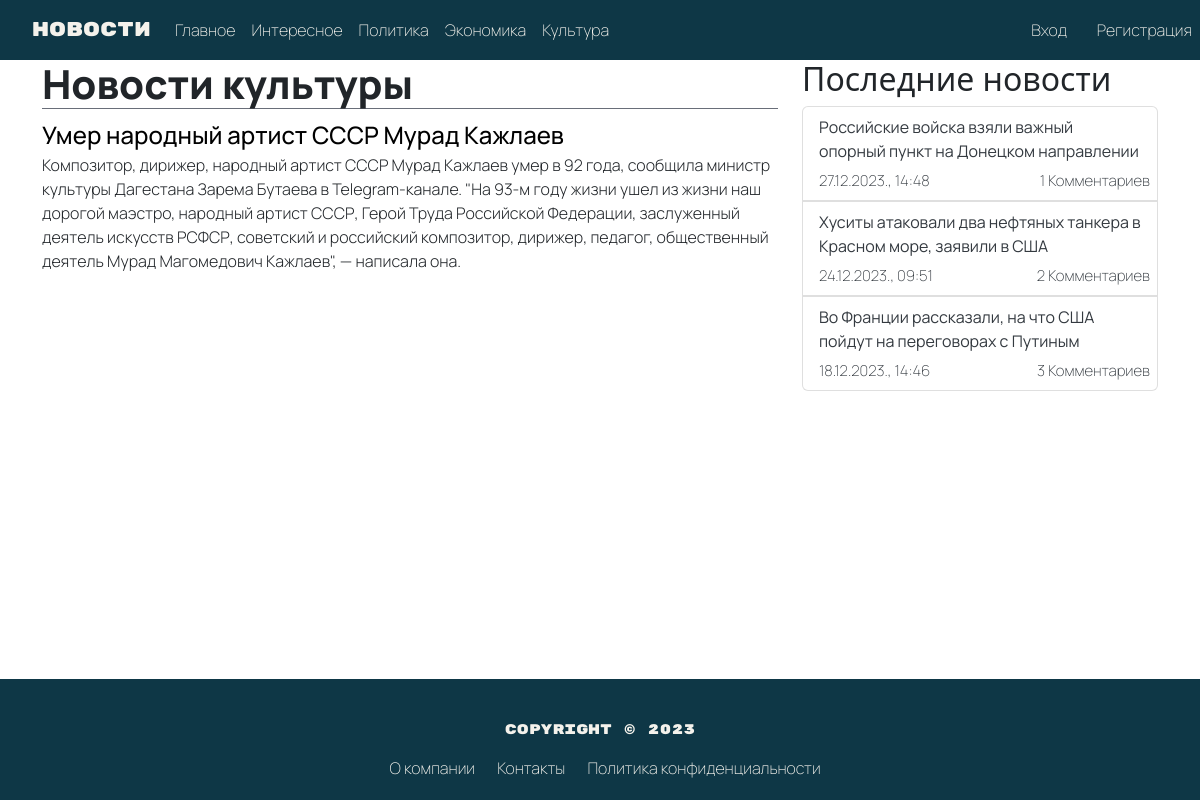
The app's page /myapp/culture_news/ with its own data.
### myapp/models.py (models this page shows, shortened)
class Post(models.Model):
    CATEGORY_CHOICES = [
        ('main', 'Главное'),
        ('interesting', 'Интересное'),
        ('politic', 'Политика'),
        ('economy', 'Экономика'),
        ('culture', 'Культура'),
    ]
    title = models.CharField(max_length=200)
    preview = models.TextField(max_length=1024, default='')  # Маленькое описание новости с ограничением по длине
    content = models.TextField()
    created_date = models.DateTimeField(auto_now_add=True)
    category = models.CharField(max_length=20, choices=CATEGORY_CHOICES, default='other')
    image = models.ImageField(upload_to='post_images/', null=True, blank=True)
    def comments_count(self):
        return self.comments.filter().count()

### myapp/views.py (the view)
# urls.py: path('culture_news/', views.culture_news, name='culture_news'),
def culture_news(request):
    posts = Post.objects.all().order_by('-created_date')
    return render(request, 'myapp/culture_news.html', {'posts': posts})

### myapp/templates/myapp/culture_news.html (shortened to what this page needs)
{% load static %}
<!DOCTYPE html>
<html lang="ru">
<head>
    <link href="https://cdn.jsdelivr.net/npm/bootstrap@5.3.0/dist/css/bootstrap.min.css" rel="stylesheet">
    <link rel="stylesheet" href="{% static 'css/style.css' %}">
    <link href="{% static 'fonts/Manrope-VariableFont_wght.ttf' %}" rel="stylesheet">
    <link href="{% static 'fonts/RubikMonoOne-Regular.ttf' %}" rel="stylesheet">
</head>
<body>
    <nav class="navbar navbar-expand-lg navbar-light bg-0e3476">
        <div class="container-fluid">
            <a href="{% url 'post_list' %}" class="navbar-brand">
                Новости
            </a>
            <div class="collapse navbar-collapse" id="navbarNav">
                <ul class="navbar-nav">
                    <li class="nav-item">
                        <a href="{% url 'main_news' %}" class="nav-link">Главное</a>
                    </li>
                    <li class="nav-item">
                        <a href="{% url 'interesting_news' %}" class="nav-link">Интересное</a>
                    </li>
                    <li class="nav-item">
                        <a href="{% url 'politic_news' %}" class="nav-link">Политика</a>
                    </li>
                    <li class="nav-item">
                        <a href="{% url 'economic_news' %}" class="nav-link">Экономика</a>
                    </li>
                    <li class="nav-item">
                        <a href="{% url 'culture_news' %}" class="nav-link">Культура</a>
                    </li>
                    {% if request.user.is_authenticated %}
                        <li class="nav-item register">
                            <a href="{% url 'logout' %}" class="nav-link" id="logout">Выйти</a>
                        </li>
                    {% else %}
                        <li class="nav-item login">
                            <a href="{% url 'login' %}" class="nav-link" id="login">Вход</a>
                        </li>
                        <li class="nav-item register">
                            <a href="{% url 'register' %}" class="nav-link" id="registration">Регистрация</a>
                        </li>
                    {% endif %}
                </ul>
            </div>
        </div>
    </nav>
    <div class="container main" style="margin-top: 5%;">
        <div class="row">
            <div class="col-md-8">
                <h1>Новости культуры</h1>
                {% for post in posts %}
                    {% if post.category == 'culture' %}
                    <a href="{% url 'post_detail' post_id=post.id %}">{{ post.title }}</a>
                    <p> {{ post.preview }}</p>
                    {% endif %}
                {% endfor %}
            </div>
            <div class="col-md-4 last">
                <h2>Последние новости</h2>
                <ul class="list-group">
                    {% for post in posts|slice:":3" %}
                    <li class="list-group-item">
                        <a href="{% url 'post_detail' post_id=post.id %}">{{ post.title }}</a>
                        <div class="d-flex justify-content-between">
                            <span class="date">{{ post.created_date|date:"d.m.Y., H:i" }} </span>
                            <span class="comments">{{ post.comments_count }} Комментариев</span>
                        </div>
                    </li>
                    {% endfor %}
                </ul>
            </div>
        </div>
    </div>
    <footer class="footer fixed-bottom">
        <div class="container">
          <p class="text-center">Copyright &copy; 2023</p>
          <ul class="list-inline">
            <li class="list-inline-item"><a href="#">О компании</a></li>
            <li class="list-inline-item"><a href="#">Контакты</a></li>
            <li class="list-inline-item"><a href="#">Политика конфиденциальности</a></li>
          </ul>
        </div>
    </footer>
</body>
</html>

### myapp/static/css/style.css (style rules this page uses)
.navbar { background-color: #0e3746; position: fixed; top: 0; left: 0; right: 0; z-index: 100; height: 60px; padding: 10px 20px; }
.navbar a { color: #f4f2ec; }
.navbar-brand { font-family: "RubikMonoOne"; }
.nav-item { font-family: "Manrope"; font-weight: 200; }
.navbar .nav-item.register { position: absolute; right: 0; text-align: right; }
.navbar .nav-item.login { position: absolute; right: 125px; text-align: right; }
.container h1 { font-family: "Manrope"; font-weight: 800; border-bottom: 1px solid #696e79; }
.container p { font-family: "Manrope"; font-weight: 300; }
.container { margin-top: 20px; }
.col-md-8 a { font-family: "Manrope"; font-weight: 500; font-size: 24px; color: black; text-decoration: none; }
.main .list-group-item { border: none; padding-left: 0px; }
.list-group-item { border: 1px solid rgba(0, 0, 0, .125) !important; padding: .5rem 1rem !important; }
.list-group-item a { text-decoration: none; }
.list-group-item span { font-family: "Manrope"; font-weight: 200; color: #343a40; font-size: 15px; }
.list-group-item span.comments { position: absolute; right: 0; text-align: right; padding-right: 2%; }
.last .list-group-item a { font-family: "Manrope"; font-weight: 400; color: #343a40; }
.last .list-group-item span { padding-top: 2%; font-family: "Manrope"; font-weight: 200; color: #343a40; }
footer { margin-top: 5%; background-color: #0e3746; padding: 20px 0; text-align: center; }
.footer p { font-family: "RubikMonoOne"; font-size: 14px; color: #f4f2ec; }
.footer ul { list-style-type: none; margin: 0; padding: 0; }
.footer ul li { display: inline-block; margin-left: 10px; }
.footer a { font-family: "Manrope"; font-weight: 200; color: #f4f2ec; text-decoration: none; }

### records on screen
Post: title "Умер народный артист СССР Мурад Кажлаев", preview "Композитор, дирижер, народный артист СССР Мурад Кажлаев умер в 92 года, сообщила министр культуры Дагестана Зарема Бутаева в Telegram-канале. \"На 93-м году жизни ушел из жизни наш дорогой маэстро, народный артист СССР, Герой Труда Российской Федерации, заслуженный деятель искусств РСФСР, советский и российский композитор, дирижер, педагог, общественный деятель Мурад Магомедович Кажлаев\", — написала она."
Post: title "Российские войска взяли важный опорный пункт на Донецком направлении", created_date "27.12.2023., 14:48", comments_count "1"
Post: title "Хуситы атаковали два нефтяных танкера в Красном море, заявили в США", created_date "24.12.2023., 09:51", comments_count "2"
Post: title "Во Франции рассказали, на что США пойдут на переговорах с Путиным", created_date "18.12.2023., 14:46", comments_count "3"
